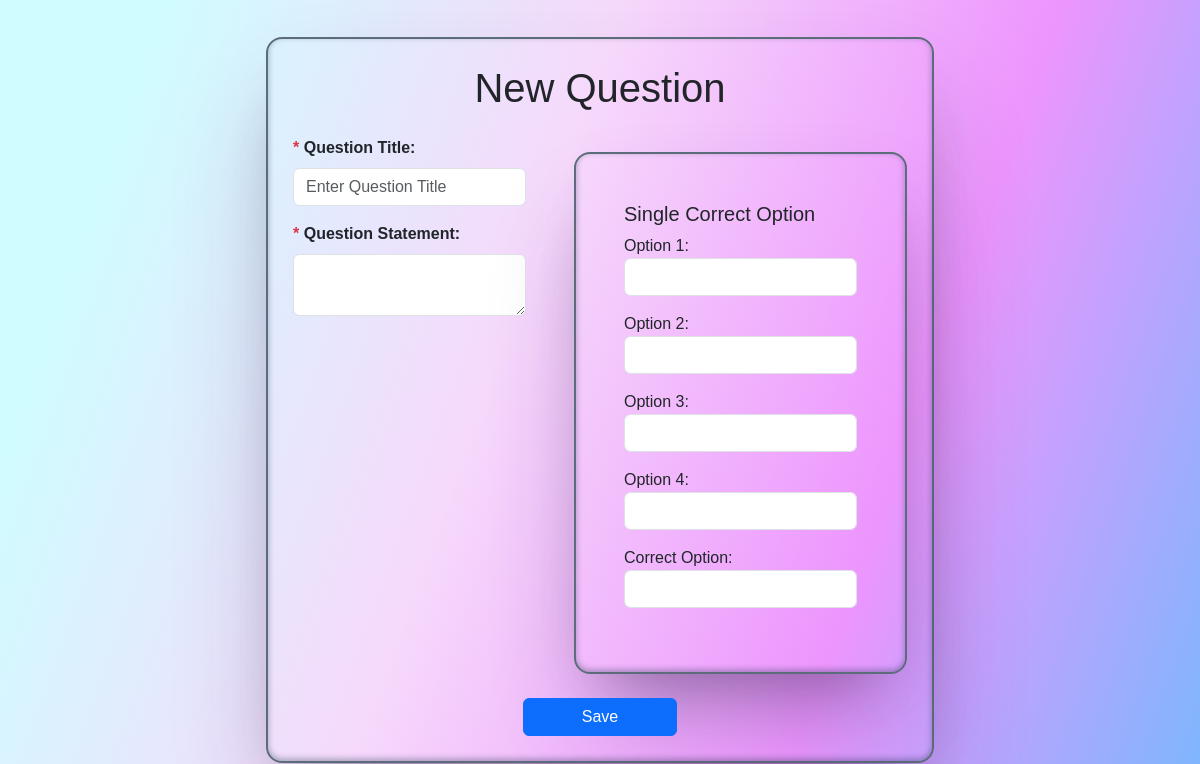
The page /new_question/1/1 on the database as committed earlier.
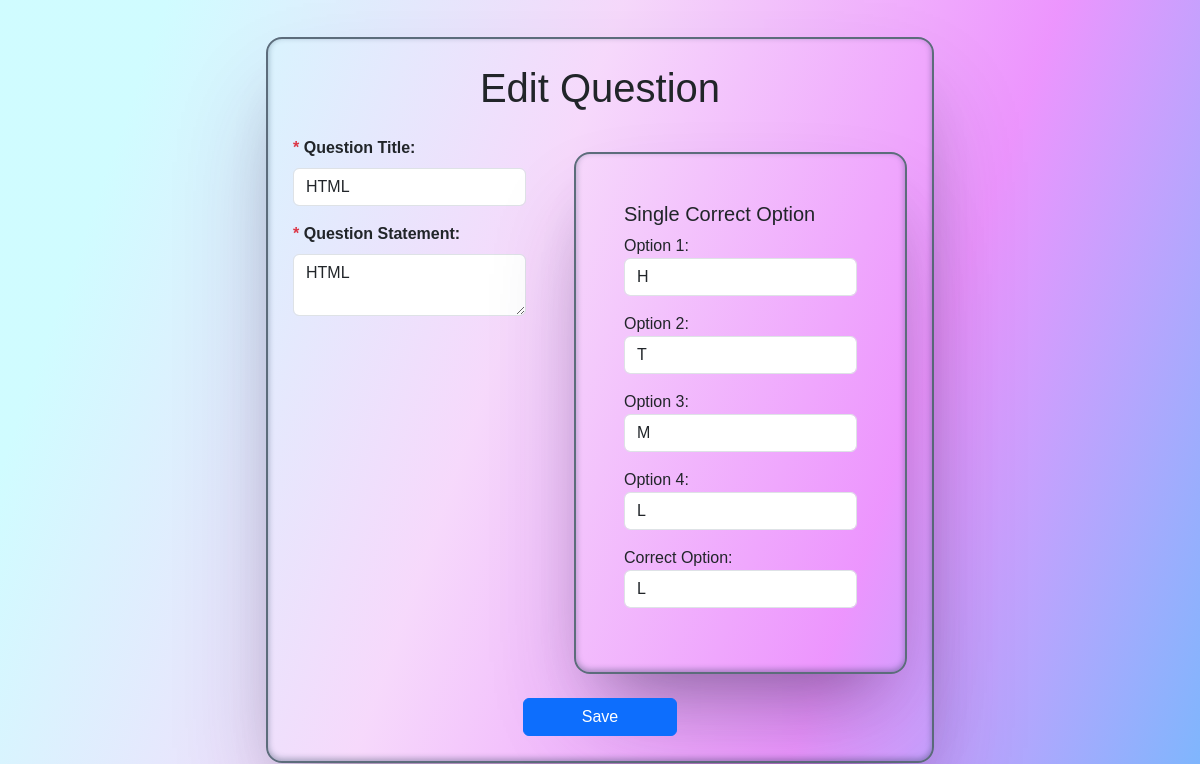
The same page on the database as committed later.
### backend/models.py (models this page shows)
class Question(db.Model):
    __tablename__='questions'
    id=db.Column(db.Integer,primary_key=True)
    quiz_id=db.Column(db.Integer,db.ForeignKey('quizzes.id', ondelete="CASCADE"),nullable=False)
    question_title=db.Column(db.String(200),nullable=False)
    question_statement=db.Column(db.Text,nullable=False)
    option1=db.Column(db.String(200),nullable=False)
    option2=db.Column(db.String(200),nullable=False)
    option3=db.Column(db.String(200),nullable=False)
    option4=db.Column(db.String(200),nullable=False)
    correct_option=db.Column(db.String,nullable=False)

### backend/controllers.py (the view, shortened to what this page needs)
@app.route('/new_question/<int:quiz_id>',methods=['GET','POST'])
@app.route('/new_question/<int:quiz_id>/<int:question_id>',methods=['GET','POST'])
def new_question(quiz_id,question_id=None):
        question=Question.query.get(question_id) if question_id else None
        return render_template('newQuestion.html',quiz_id=quiz_id,question=question)

### templates/newQuestion.html (shortened to what this page needs)
<!DOCTYPE html>
<html lang="en">
  <head>
    <link rel="stylesheet" href="{{ url_for('static', filename='css/index.css') }}" />
    <link
      href="https://cdn.jsdelivr.net/npm/bootstrap@5.3.3/dist/css/bootstrap.min.css"
      rel="stylesheet"
    />
  </head>
  <body>
    <div class="d-flex justify-content-center align-items-center wrapper">
      <div class="main d-flex">
        <div class="form w-100">
          <h1 class="text-center mb-4">{{"Edit Question" if question else "New Question"}}</h1>
          <form action="{{ url_for('new_question', quiz_id=quiz_id, question_id=question.id if question else 0)}}" method="POST">
            <div class="d-flex">
              <div>
                <div class="mb-3">
                  <label for="text" class="form-label fw-bold"
                    ><span class="text-danger">*</span> Question Title:</label
                  >
                  <input
                    id="question title"
                    type="text"
                    class="form-control"
                    name="question_title"
                    placeholder="Enter Question Title"
                    value="{{question.question_title if question else ''}}"
                    required
                  />
                </div>
                <div class="mb-3">
                  <label for="question-statement" class="form-label fw-bold"
                    ><span class="text-danger">*</span> Question
                    Statement:</label
                  >
                  <textarea
                    class="form-control"
                    name="question_statement"
                    id="question-statement"
                    required
                  >{{question.question_statement if question else ''}}
                  </textarea>
                </div>
              </div>
              <section class="main mt-3 ms-5 p-5">
                <h5>Single Correct Option</h5>
                {% for i in range(1,5) %}
                <div class="mb-3">
                  <label for="option{{i}}">Option {{i}}: </label>
                  <input name="option{{i}}" type="text" class="form-control" value="{{question['option'~i] if question else ''}}" required />
                </div>
                {% endfor %}
                <div class="mb-3">
                  <label for="option">Correct Option: </label>
                  <input name="correct_option" type="text" class="form-control" value="{{question.correct_option if question else ''}}"  required/>
                </div>
              </section>
            </div>
            <div class="text-center mt-4">
              <button type="submit" class="btn btn-primary w-25">
                Save
              </button>
            </div>
          </form>
        </div>
      </div>
    </div>
  </body>
</html>

Rows that differ between the two databases and show on the page:
added Question: question_title "HTML", question_statement "HTML", option1 "H" "T" "M" "L", correct_option "L"
Other text that changed with them:
{{ "Edit Question" if question else "New Question" }}: "New Question" → "Edit Question"
